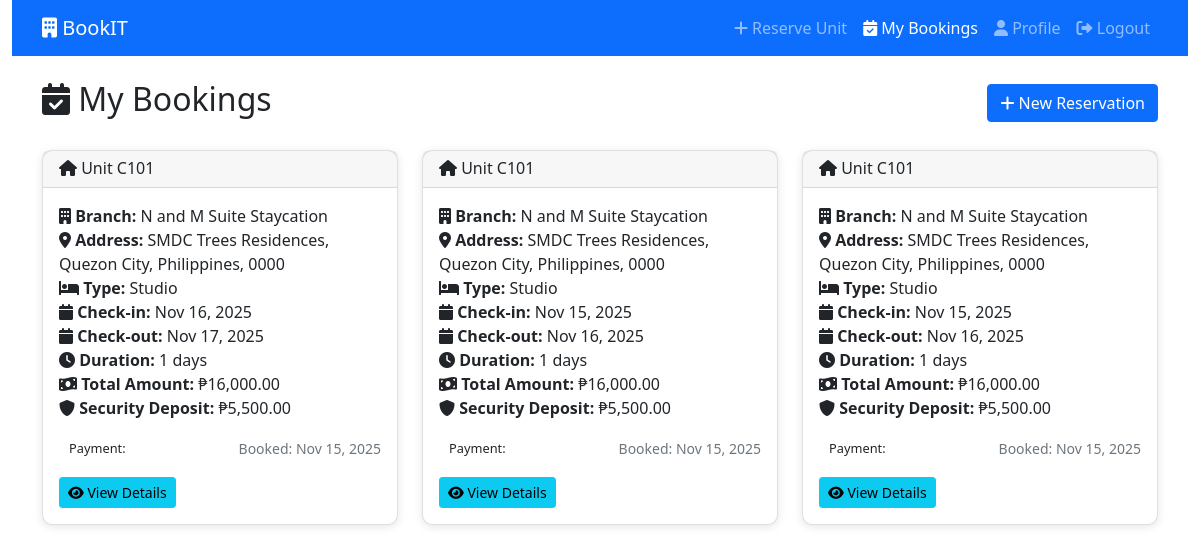
Screenshot of /renter/my_bookings.php (signed in) with the database file from the repository.
### tables this page shows
CREATE TABLE IF NOT EXISTS `reservations` (
  `reservation_id` int NOT NULL AUTO_INCREMENT,
  `user_id` int NOT NULL,
  `unit_id` int NOT NULL,
  `branch_id` int NOT NULL,
  `check_in_date` date NOT NULL,
  `check_out_date` date NOT NULL,
  `total_amount` decimal(10,2) NOT NULL,
  `security_deposit` decimal(10,2) DEFAULT '0.00',
  `status` enum('pending','confirmed','checked_in','checked_out','cancelled') DEFAULT 'pending',
  `approved_by` int DEFAULT NULL,
  `approved_at` datetime DEFAULT NULL,
  `rejected_by` int DEFAULT NULL,
  `rejected_at` datetime DEFAULT NULL,
  `rejection_reason` text,
  `payment_status` enum('pending','partial','paid','refunded') DEFAULT 'pending',
  `special_requests` text,
  `created_at` timestamp NULL DEFAULT CURRENT_TIMESTAMP,
  `updated_at` timestamp NULL DEFAULT CURRENT_TIMESTAMP ON UPDATE CURRENT_TIMESTAMP,
  `host_notes` text,
  `admin_notes` text,
  `cancellation_reason` text,
  `checked_in_by` int DEFAULT NULL,
  `checked_out_by` int DEFAULT NULL,
  PRIMARY KEY (`reservation_id`),
  KEY `user_id` (`user_id`),
  KEY `unit_id` (`unit_id`),
  KEY `approved_by` (`approved_by`),
  KEY `rejected_by` (`rejected_by`),
  KEY `fk_reservations_branch` (`branch_id`)
);

CREATE TABLE IF NOT EXISTS `units` (
  `unit_id` int NOT NULL AUTO_INCREMENT,
  `unit_name` varchar(255) NOT NULL,
  `host_id` int NOT NULL,
  `branch_id` int NOT NULL,
  `unit_number` varchar(20) NOT NULL,
  `unit_type` varchar(50) NOT NULL,
  `price` decimal(10,2) DEFAULT '0.00',
  `floor_number` int DEFAULT NULL,
  `monthly_rate` decimal(10,2) NOT NULL,
  `security_deposit` decimal(10,2) DEFAULT '0.00',
  `is_available` tinyint(1) DEFAULT '1',
  `description` text,
  `max_occupancy` int DEFAULT '2',
  `created_at` timestamp NULL DEFAULT CURRENT_TIMESTAMP,
  `is_active` tinyint(1) DEFAULT '1',
  `building_name` varchar(255) DEFAULT NULL,
  `street_address` varchar(255) DEFAULT NULL,
  `city` varchar(100) DEFAULT NULL,
  `address_hash` varchar(64) DEFAULT NULL,
  `latitude` decimal(10,8) DEFAULT NULL,
  `longitude` decimal(11,8) DEFAULT NULL,
  PRIMARY KEY (`unit_id`),
  KEY `fk_branch` (`branch_id`)
);

CREATE TABLE IF NOT EXISTS `branches` (
  `branch_id` int NOT NULL AUTO_INCREMENT,
  `branch_name` varchar(100) NOT NULL,
  `address` text NOT NULL,
  `city` varchar(50) NOT NULL,
  `contact_number` varchar(20) DEFAULT NULL,
  `email` varchar(100) DEFAULT NULL,
  `host_id` int DEFAULT NULL,
  `is_active` tinyint(1) DEFAULT '1',
  `created_at` timestamp NULL DEFAULT CURRENT_TIMESTAMP,
  `status` enum('active','inactive') DEFAULT 'active',
  PRIMARY KEY (`branch_id`),
  KEY `manager_id` (`host_id`)
);

### config/db.php (called while the page is built, shortened)
<?php
$conn = new mysqli(DB_HOST, DB_USER, DB_PASS, DB_NAME);
if (!function_exists('get_multiple_results')) {
    function get_multiple_results($sql, $params = []) {
        global $conn;
        $stmt = $conn->prepare($sql);
        if (!empty($params)) {
            $types = '';
            $bind_params = [];
            foreach ($params as $param) {
                if ($param === null) {
                    $types .= 's';
                    $bind_params[] = null;
                } elseif (is_int($param)) {
                    $types .= 'i';
                    $bind_params[] = $param;
                } elseif (is_float($param)) {
                    $types .= 'd';
                    $bind_params[] = $param;
                } else {
                    $types .= 's';
                    $bind_params[] = (string)$param;
                }
            }
            $bind_refs = [$types];
            foreach ($bind_params as $key => $val) {
                $bind_refs[$key + 1] = &$bind_params[$key];
            }
            if (!call_user_func_array([$stmt, 'bind_param'], $bind_refs)) {
                error_log("Bind param failed: " . $stmt->error);
                $stmt->close();
                return [];
            }
        }
        if (!$stmt->execute()) {
            error_log("Execute failed: " . $stmt->error);
            $stmt->close();
            return [];
        }
        $result = $stmt->get_result();
        $results = [];
        if ($result) {
            while ($row = $result->fetch_assoc()) {
                $results[] = $row;
            }
        }
        return $results;
    }
}
?>

### includes/functions.php (called while the page is built, shortened)
<?php
    include_once "../config/db.php";
    function safe_format($amount, $decimals = 2) {
        return number_format((float)($amount ?? 0), $decimals);
    }
    function format_currency($amount) {
        return '₱' . safe_format($amount);
    }
    function formatDate($date) {
        return date('M d, Y', strtotime($date));
    }
    function calculateDays($check_in, $check_out) {
        $start = new DateTime($check_in);
        $end = new DateTime($check_out);
        return $start->diff($end)->days;
    }
?>

### renter/my_bookings.php (the view, shortened to what this page needs)
<?php
include '../includes/functions.php';
$reservations = get_multiple_results(
    "SELECT r.*, u.unit_number, u.unit_type, b.branch_name, b.address
    FROM reservations r
    JOIN units u ON r.unit_id = u.unit_id
    JOIN branches b ON r.branch_id = b.branch_id
    WHERE r.user_id = ?
    ORDER BY r.created_at DESC",
    [$_SESSION['user_id']]
);
?>
<!DOCTYPE html>
<html lang="en">
<head>
    <link href="https://cdn.jsdelivr.net/npm/bootstrap@5.1.3/dist/css/bootstrap.min.css" rel="stylesheet">
    <link href="https://cdnjs.cloudflare.com/ajax/libs/font-awesome/6.0.0/css/all.min.css" rel="stylesheet">
    <link rel="stylesheet" href="../assets/css/renter/my_bookings.css">
</head>
<body>
    <div class="container-fluid">
        <nav class="navbar navbar-expand-lg navbar-dark bg-primary">
            <div class="container">
                <a class="navbar-brand" href="../public/index.php">
                    <i class="fas fa-building"></i> BookIT
                </a>
                <div class="navbar-nav ms-auto">
                    <a class="nav-link" href="reserve_unit.php">
                        <i class="fas fa-plus"></i> Reserve Unit
                    </a>
                    <a class="nav-link active" href="my_bookings.php">
                        <i class="fas fa-calendar-check"></i> My Bookings
                    </a>
                    <a class="nav-link" href="profile.php">
                        <i class="fas fa-user"></i> Profile
                    </a>
                    <a class="nav-link" href="../public/logout.php">
                        <i class="fas fa-sign-out-alt"></i> Logout
                    </a>
                </div>
            </div>
        </nav>
        <div class="container mt-4">
            <div class="d-flex justify-content-between align-items-center mb-4">
                <h2><i class="fas fa-calendar-check"></i> My Bookings</h2>
                <a href="reserve_unit.php" class="btn btn-primary">
                    <i class="fas fa-plus"></i> New Reservation
                </a>
            </div>
            <?php if (!empty($reservations) && count($reservations) > 0): ?>
                <div class="row">
                    <?php foreach ($reservations as $booking): ?>
                        <div class="col-md-6 col-lg-4">
                            <div class="card booking-card">
                                <div class="card-header d-flex justify-content-between align-items-center">
                                    <h6 class="mb-0">
                                        <i class="fas fa-home"></i> Unit <?php echo $booking['unit_number']; ?>
                                    </h6>
                                    <span class="status-badge status-<?php echo $booking['status']; ?>">
                                    </span>
                                </div>
                                <div class="card-body">
                                    <p class="card-text">
                                        <strong><i class="fas fa-building"></i> Branch:</strong> <?php echo $booking['branch_name']; ?><br>
                                        <strong><i class="fas fa-map-marker-alt"></i> Address:</strong> <?php echo $booking['address']; ?><br>
                                        <strong><i class="fas fa-bed"></i> Type:</strong> <?php echo $booking['unit_type']; ?><br>
                                        <strong><i class="fas fa-calendar"></i> Check-in:</strong> <?php echo formatDate($booking['check_in_date']); ?><br>
                                        <strong><i class="fas fa-calendar"></i> Check-out:</strong> <?php echo formatDate($booking['check_out_date']); ?><br>
                                        <strong><i class="fas fa-clock"></i> Duration:</strong> <?php echo calculateDays($booking['check_in_date'], $booking['check_out_date']); ?> days<br>
                                        <strong><i class="fas fa-money-bill-wave"></i> Total Amount:</strong> <?php echo format_currency($booking['total_amount']); ?><br>
                                        <strong><i class="fas fa-shield-alt"></i> Security Deposit:</strong> <?php echo format_currency($booking['security_deposit']); ?>
                                    </p>
                                    <div class="d-flex justify-content-between align-items-center mt-3">
                                        <span class="payment-badge payment-<?php echo $booking['payment_status']; ?>">
                                            Payment: <?php echo ucfirst(str_replace('_', ' ', $booking['payment_status'])); ?>
                                        </span>
                                        <small class="text-muted">
                                            Booked: <?php echo formatDate($booking['created_at']); ?>
                                        </small>
                                    </div>
                                    <div class="mt-3 d-flex gap-2 flex-wrap">
                                        <button class="btn btn-sm btn-info"
                                                onclick="showBookingDetailsModal(<?php echo htmlspecialchars(json_encode($booking), ENT_QUOTES, 'UTF-8'); ?>)">
                                            <i class="fas fa-eye"></i> View Details
                                        </button>
                                    </div>
                                </div>
                            </div>
                        </div>
                    <?php endforeach; ?>
                </div>
            <?php endif; ?>
        </div>
    </div>
</body>
</html>

### assets/css/renter/my_bookings.css (style rules this page uses)
.booking-card { border-radius: 10px; box-shadow: 0 2px 10px rgba(0,0,0,0.1); transition: transform 0.3s ease; margin-bottom: 20px; }
.status-badge { padding: 5px 15px; border-radius: 20px; font-weight: bold; font-size: 0.9rem; }
.payment-badge { padding: 3px 10px; border-radius: 15px; font-size: 0.8rem; }

### rows the page displays
reservations: unit.unit_number "C101", branch.branch_name "N and M Suite Staycation", branch.address "SMDC Trees Residences, Quezon City, Philippines, 0000", unit.unit_type "Studio", check_in_date "Nov 16, 2025", check_out_date "Nov 17, 2025", check_in_date+check_out_date "1", total_amount "₱16,000.00", security_deposit "₱5,500.00", created_at "Nov 15, 2025"
reservations: unit.unit_number "C101", branch.branch_name "N and M Suite Staycation", branch.address "SMDC Trees Residences, Quezon City, Philippines, 0000", unit.unit_type "Studio", check_in_date "Nov 15, 2025", check_out_date "Nov 16, 2025", check_in_date+check_out_date "1", total_amount "₱16,000.00", security_deposit "₱5,500.00", created_at "Nov 15, 2025"
reservations: unit.unit_number "C101", branch.branch_name "N and M Suite Staycation", branch.address "SMDC Trees Residences, Quezon City, Philippines, 0000", unit.unit_type "Studio", check_in_date "Nov 15, 2025", check_out_date "Nov 16, 2025", check_in_date+check_out_date "1", total_amount "₱16,000.00", security_deposit "₱5,500.00", created_at "Nov 15, 2025"
